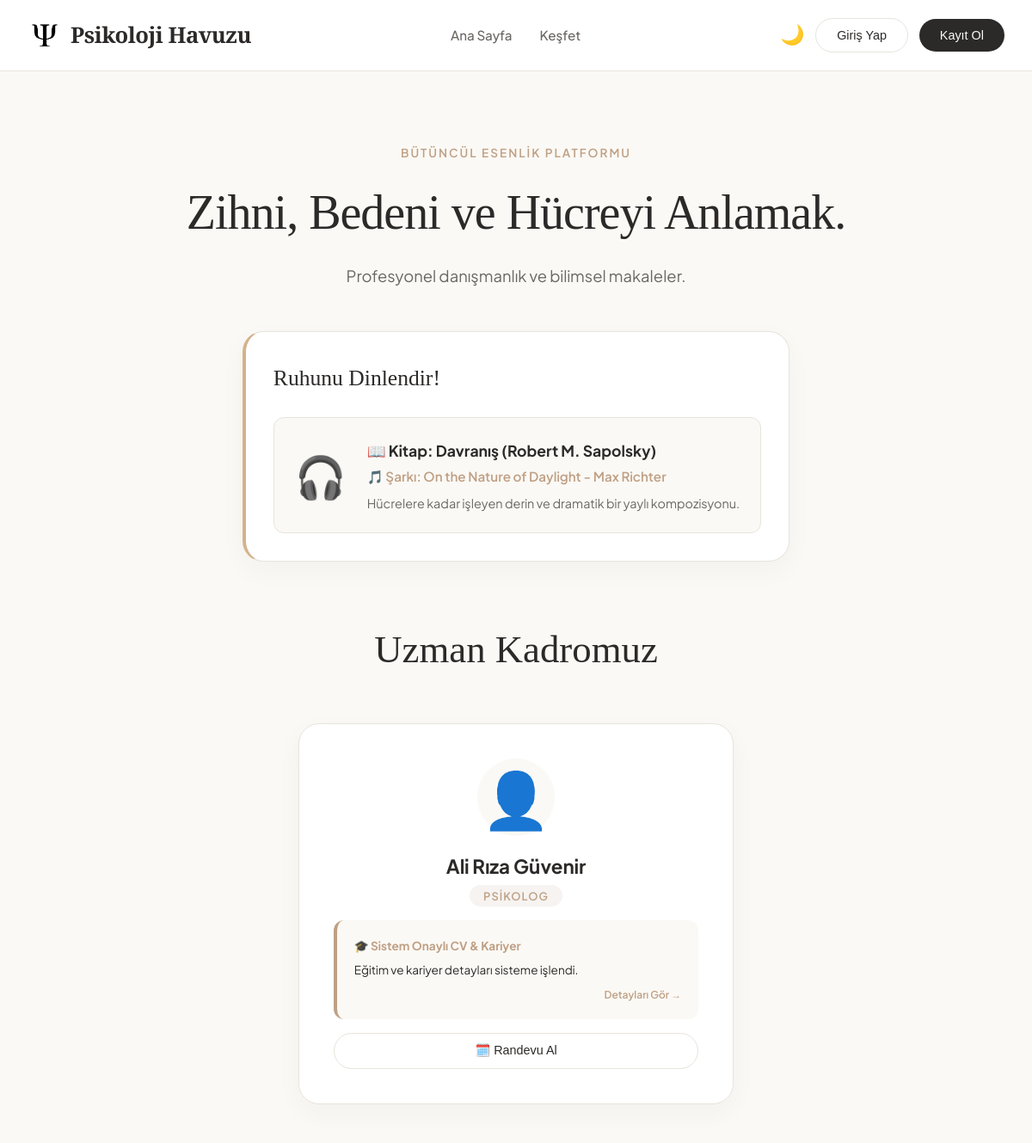
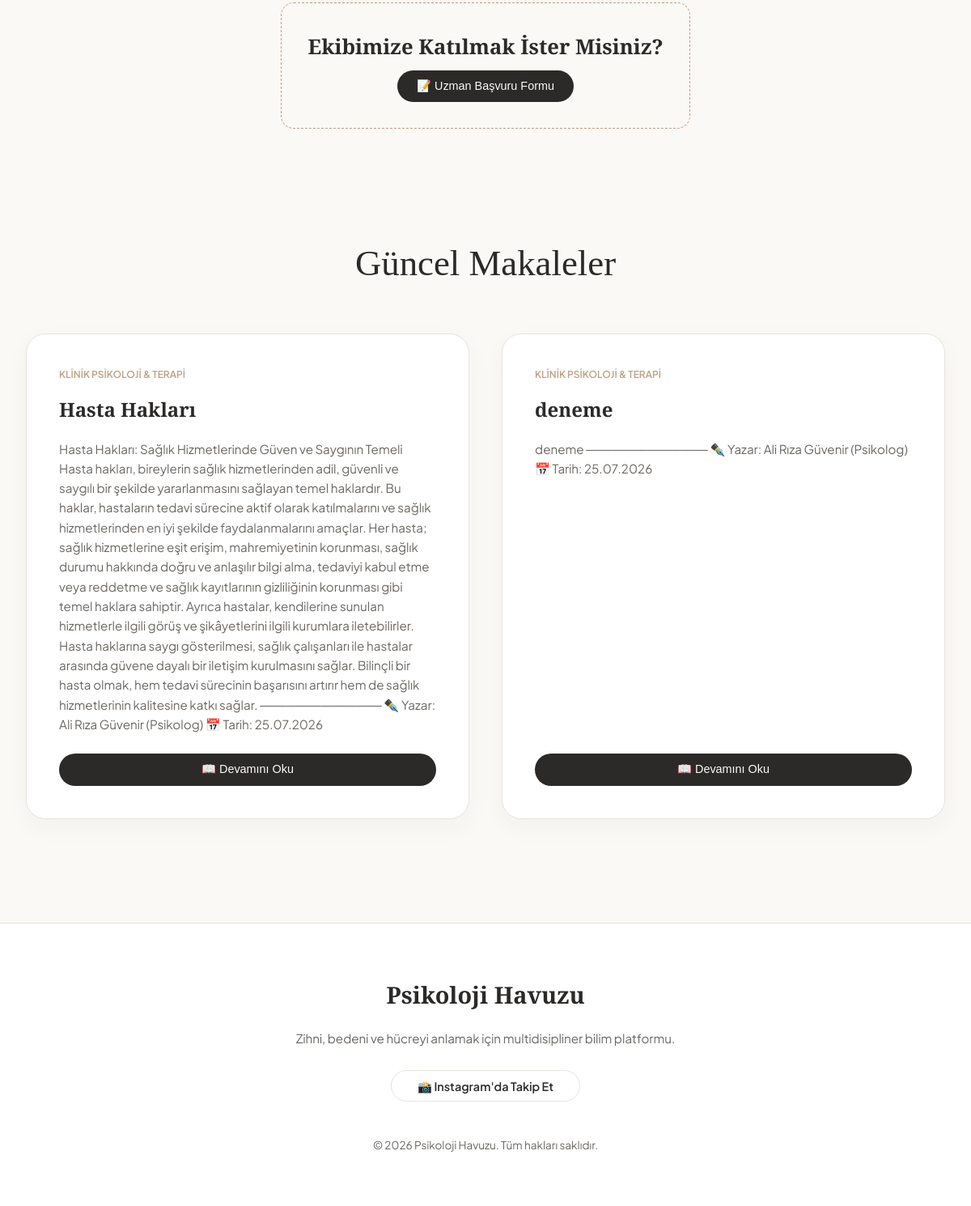
The page / on the database its author committed (2 pictures, top to bottom).
### tables this page shows
CREATE TABLE admins (
        id INTEGER PRIMARY KEY AUTOINCREMENT,
        username TEXT UNIQUE NOT NULL,
        password TEXT NOT NULL,
        role TEXT NOT NULL,
        name TEXT NOT NULL,
        email TEXT,
        cv TEXT,
        photo TEXT,
        status TEXT
    );

CREATE TABLE posts (
        id INTEGER PRIMARY KEY AUTOINCREMENT,
        title TEXT,
        content TEXT,
        category TEXT,
        author TEXT,
        likes INTEGER
    );

### app.py (the view)
@app.route('/')
def anasayfa():
    conn = get_db_connection()
    selected_discipline = request.args.get('discipline')
    if selected_discipline:
        posts = conn.execute('SELECT * FROM posts WHERE category = ? ORDER BY id DESC', (selected_discipline,)).fetchall()
    else:
        posts = conn.execute('SELECT * FROM posts ORDER BY id DESC').fetchall()
    experts = conn.execute('SELECT * FROM admins WHERE username != "yonetici" AND status="Onaylı"').fetchall()
    settings = conn.execute('SELECT * FROM site_settings WHERE id = 1').fetchone()
    community_chats = conn.execute('SELECT * FROM community_chats ORDER BY id DESC LIMIT 20').fetchall()
    expert_chats = conn.execute('SELECT * FROM expert_chats ORDER BY id DESC LIMIT 20').fetchall()
    appointments = conn.execute('SELECT * FROM appointments ORDER BY id DESC').fetchall()
    diaries = []
    daily_quote = random.choice(MOTIVATIONAL_QUOTES)
    bugunun_tarihi_str = datetime.date.today().strftime('%Y%m%d')
    gunluk_secici = random.Random(bugunun_tarihi_str)
    secilen_kitap = gunluk_secici.choice(BOOKS)
    secilen_sarki = gunluk_secici.choice(SONGS)
    recommendation = {
        "book": secilen_kitap["book"],
        "book_author": secilen_kitap["book_author"],
        "song": secilen_sarki["song"],
        "song_desc": secilen_sarki["song_desc"]
    }
    is_member = session.get('is_member', False)
    session_user = session.get('user')
    session_name = session.get('name')
    session_role = session.get('role')
    if is_member and session_user:
        diaries = conn.execute('SELECT * FROM diaries WHERE username = ? ORDER BY id DESC', (session_user,)).fetchall()
    conn.close()
    return render_template('psikoloji_havuzu.html',
                           posts=posts,
                           experts=experts,
                           community_chats=community_chats,
                           expert_chats=expert_chats,
                           appointments=appointments,
                           diaries=diaries,
                           settings=settings,
                           session_user=session_user,
                           session_role=session_role,
                           session_name=session_name,
                           is_member=is_member,
                           daily_quote=daily_quote,
                           recommendation=recommendation,
                           disciplines=ACADEMIC_DISCIPLINES,
                           selected_discipline=selected_discipline)

### database.py (called while the page is built)
def get_db_connection():
    conn = sqlite3.connect('psikoloji_havuzu.db')
    conn.row_factory = sqlite3.Row
    return conn

### templates/psikoloji_havuzu.html (shortened to what this page needs)
<!DOCTYPE html>
<html lang="tr">
<head>
    <link rel="stylesheet" href="{{ url_for('static', filename='style.css') }}">
</head>
<body>
    {% include 'components/header.html' %}
    <section class="hero">
        <span style="color: var(--accent-warm); font-weight: 600; text-transform: uppercase; font-size: 0.85rem; letter-spacing: 2px;">Bütüncül Esenlik Platformu</span>
        <h1>{{ settings.hero_title if settings and settings.hero_title else 'Zihni, Bedeni ve Hücreyi Anlamak.' }}</h1>
        <p>{{ settings.hero_subtitle if settings and settings.hero_subtitle else 'Profesyonel danışmanlık ve bilimsel makaleler.' }}</p>
    </section>
    <div id="icerik-alani" style="display: flex; flex-direction: column;">
        <section class="blog-section" style="order: 0; padding-bottom: 1rem; max-width: 900px; margin: 0 auto 3rem auto;">
            <div class="dashboard-card" style="border-left: 4px solid var(--accent-gold); padding: 2rem;">
                <h3 style="font-family: var(--font-serif); font-size: 1.6rem; margin-bottom: 0.5rem;">Ruhunu Dinlendir! </h3>
                <div style="background: var(--bg-base); padding: 1.5rem; border-radius: 12px; display: flex; align-items: center; gap: 1.5rem; border: 1px solid var(--border-light); margin-top: 1rem;">
                    <div style="font-size: 3rem;">🎧</div>
                    <div>
                        <strong style="font-size: 1.1rem; color: var(--text-primary); display: block;">📖 Kitap: {{ recommendation.book }} ({{ recommendation.book_author }})</strong>
                        <span style="color: var(--accent-warm); font-weight: 600; font-size: 0.95rem;">🎵 Şarkı: {{ recommendation.song }}</span>
                        <p style="margin-top: 0.5rem; font-size: 0.9rem; color: var(--text-muted); line-height: 1.4;">{{ recommendation.song_desc }}</p>
                    </div>
                </div>
            </div>
        </section>
        <section class="blog-section" style="order: 1; padding-bottom: 2rem;">
            <div class="section-header"><h2>Uzman Kadromuz</h2></div>
            <div class="blog-grid">
                {% for expert in experts %}
                    <div class="expert-card" onclick="openExpertDetailModal('{{ expert.name }}', '{{ expert.role }}', '{{ expert.email }}', '{{ expert.cv }}', '{{ expert.photo }}')" style="cursor: pointer; transition: transform 0.2s ease, box-shadow 0.2s ease;" onmouseover="this.style.transform='translateY(-4px)'" onmouseout="this.style.transform='translateY(0)'">
                        <div>
                            <div class="expert-photo">{{ expert.photo }}</div>
                            <h3 style="text-align: center; font-size: 1.4rem;">{{ expert.name }}</h3>
                            <div style="text-align: center; margin-bottom: 1rem;"><span class="role-badge">{{ expert.role }}</span></div>
                            <div style="font-size: 0.85rem; color: var(--text-primary); background: var(--bg-base); padding: 1.2rem; border-radius: 12px; border-left: 4px solid var(--accent-warm); margin-bottom: 1rem; line-height: 1.6; max-height: 120px; overflow: hidden; position: relative;">
                                <strong style="display: block; margin-bottom: 0.4rem; color: var(--accent-warm);">🎓 Sistem Onaylı CV & Kariyer</strong>
                                {{ expert.cv if expert.cv else 'Akademik geçmiş ve kariyer detayları sisteme yükleniyor...' }}
                                <div style="font-size: 0.75rem; color: var(--accent-warm); margin-top: 0.5rem; font-weight: 600; text-align: right;">Detayları Gör →</div>
                            </div>
                        </div>
                        <button class="btn-outline" style="width: 100%; margin-top: auto;" onclick="event.stopPropagation(); openAppointmentModal('{{ expert.username }}')">🗓️ Randevu Al</button>
                    </div>
                {% endfor %}
            </div>
            <div style="text-align: center; margin-top: 3rem; padding: 2rem; background: var(--bg-base); border-radius: 16px; border: 1px dashed var(--accent-warm);">
                <h4 style="font-family: var(--font-serif); font-size: 1.6rem; margin-bottom: 0.5rem;">Ekibimize Katılmak İster Misiniz?</h4>
                <button class="btn-follow" onclick="openModal('applyExpertModal')">📝 Uzman Başvuru Formu</button>
            </div>
        </section>
        <section class="blog-section" style="order: 2;">
            <div class="section-header"><h2>Güncel Makaleler</h2></div>
            <div class="blog-grid">
                {% for post in posts %}
                    <article class="blog-card">
                        <div style="flex-grow: 1;">
                            <div style="font-size: 0.75rem; text-transform: uppercase; color: var(--accent-warm); font-weight: 600; margin-bottom: 0.8rem;">{{ post.category }}</div>
                            <h3 style="font-family: var(--font-serif); font-size: 1.5rem; margin-bottom: 1rem;">{{ post.title }}</h3>
                            <p class="text-clamp" style="color: var(--text-muted); font-size: 0.95rem; line-height: 1.6;">{{ post.content }}</p>
                        </div>
                        <div style="margin-top: 1.5rem; display: flex; gap: 0.5rem; align-items: center;">
                            <button class="btn-follow" style="flex: 1;" onclick="openArticleModal({{ post.id }})">📖 Devamını Oku</button>
                        </div>
                    </article>
                {% endfor %}
            </div>
        </section>
    </div>
    {% include 'components/footer.html' %}
</body>
</html>

### templates/components/header.html
<header>
    <div class="nav-container">
        <a href="/" style="display: flex; align-items: center; gap: 10px; text-decoration: none; color: var(--text-primary);">
            <img src="{{ url_for('static', filename='images.png') }}" alt="Psikoloji Havuzu Logo" style="width: 40px; height: 40px; object-fit: contain; mix-blend-mode: multiply; filter: contrast(120%);">
            <span style="font-family: var(--font-serif); font-size: 1.6rem; font-weight: 700; letter-spacing: -0.5px;">Psikoloji Havuzu</span>
        </a>
        <ul class="nav-links">
            <li><a href="/">Ana Sayfa</a></li>
            <li><a href="#icerik-alani">Keşfet</a></li>
        </ul>
        <div style="display: flex; align-items: center; gap: 0.8rem;">
            <button onclick="toggleDarkMode()" style="background:transparent; border:none; font-size:1.4rem; cursor:pointer;" id="themeToggle">🌙</button>
            {% if session_user %}
                <span style="font-size: 0.85rem; font-weight: 600;">{{ session_name }}</span>
                <a href="/logout" class="btn-follow" style="background: #c94a4a; padding: 0.4rem 1rem; font-size: 0.8rem;">Çıkış</a>
            {% else %}
                <button class="btn-outline" onclick="openModal('adminModal')">Giriş Yap</button>
                <button class="btn-follow" onclick="openModal('registerModal')">Kayıt Ol</button>
            {% endif %}
        </div>
    </div>
</header>

### templates/components/footer.html
<footer style="background: var(--bg-card); border-top: 1px solid var(--border-light); padding: 4rem 2rem; text-align: center; margin-top: 2rem;">
    <div style="max-width: 600px; margin: 0 auto;">
        <h4 style="font-family: var(--font-serif); font-size: 1.8rem; margin-bottom: 1rem;">Psikoloji Havuzu</h4>
        <p style="color: var(--text-muted); font-size: 0.95rem; margin-bottom: 2rem;">Zihni, bedeni ve hücreyi anlamak için multidisipliner bilim platformu.</p>
        <a href="https://instagram.com/" target="_blank" class="btn-outline" style="text-decoration: none; padding: 0.6rem 2rem; border-radius: 50px; font-weight: 600;">📸 Instagram'da Takip Et</a>
        <div style="margin-top: 3rem; font-size: 0.85rem; color: var(--text-muted);">
            &copy; 2026 Psikoloji Havuzu. Tüm hakları saklıdır.
        </div>
    </div>
</footer>

### static/style.css (style rules this page uses)
:root { --bg-base: #F7F5F0; --bg-card: #FFFFFF; --text-primary: #2C2A29; --text-muted: #6B6763; --accent-warm: #A38A73; --accent-gold: #D4B28C; --border-light: #E8E4DD; --font-serif: 'Cormorant Garamond', serif; --font-sans: 'Plus Jakarta Sans', sans-serif; --shadow-soft: 0 10px 30px rgba(44, 42, 41, 0.04); --shadow-hover: 0 20px 40px rgba(44, 42, 41, 0.08); }
*, *::before, *::after { box-sizing: border-box; margin: 0; padding: 0; }
body { background-color: var(--bg-base); color: var(--text-primary); font-family: var(--font-sans); line-height: 1.7; transition: background 0.4s ease, color 0.4s ease; }
header { background: var(--bg-card); border-bottom: 1px solid var(--border-light); position: sticky; top: 0; z-index: 100; backdrop-filter: blur(10px); }
.nav-container { max-width: 1300px; margin: 0 auto; padding: 1.2rem 2rem; display: flex; justify-content: space-between; align-items: center; }
.nav-links { list-style: none; display: flex; gap: 2rem; }
.nav-links a { text-decoration: none; color: var(--text-muted); font-weight: 500; font-size: 0.95rem; transition: color 0.2s; }
.hero { max-width: 900px; margin: 5rem auto 3rem auto; text-align: center; padding: 0 1.5rem; }
.hero h1 { font-family: var(--font-serif); font-size: 3.5rem; font-weight: 400; line-height: 1.2; margin: 1.5rem 0; letter-spacing: -1px; }
.hero p { font-size: 1.15rem; color: var(--text-muted); max-width: 600px; margin: 0 auto; }
.btn-follow { background: var(--text-primary); color: var(--bg-base); border: none; padding: 0.7rem 1.5rem; border-radius: 50px; font-weight: 500; cursor: pointer; transition: all 0.3s ease; font-size: 0.9rem; }
.btn-outline { background: transparent; color: var(--text-primary); border: 1px solid var(--border-light); padding: 0.7rem 1.5rem; border-radius: 50px; font-weight: 500; cursor: pointer; transition: all 0.3s ease; font-size: 0.9rem; }
.dashboard-card { background: var(--bg-card); border: 1px solid var(--border-light); border-radius: 24px; padding: 2.5rem; box-shadow: var(--shadow-soft); display: flex; flex-direction: column; transition: transform 0.3s ease, box-shadow 0.3s ease; }
.dashboard-card h3 { font-family: var(--font-serif); font-size: 1.8rem; margin-bottom: 1.5rem; font-weight: 500; }
.blog-section { max-width: 1300px; margin: 0 auto 6rem auto; padding: 0 2rem; }
.section-header { margin-bottom: 3rem; text-align: center; }
.section-header h2 { font-family: var(--font-serif); font-size: 2.8rem; font-weight: 400; }
.blog-grid { display: grid; grid-template-columns: repeat(auto-fit, minmax(380px, 1fr)); gap: 2.5rem; }
.blog-card, .expert-card { background: var(--bg-card); border: 1px solid var(--border-light); border-radius: 24px; padding: 2.5rem; box-shadow: var(--shadow-soft); display: flex; flex-direction: column; justify-content: space-between; transition: all 0.3s ease; }
.expert-photo { font-size: 4rem; text-align: center; margin-bottom: 1rem; background: var(--bg-base); width: 90px; height: 90px; line-height: 90px; border-radius: 50%; margin-left: auto; margin-right: auto; }
.role-badge { background: rgba(163, 138, 115, 0.1); color: var(--accent-warm); padding: 0.3rem 1rem; border-radius: 50px; font-size: 0.8rem; font-weight: 600; text-transform: uppercase; letter-spacing: 1px; }

### rows shown on the page
admins: photo "👤", name "Ali Rıza Güvenir", role "PSIKOLOG", cv "Eğitim ve kariyer detayları sisteme işlendi."
posts: category "KLINIK PSIKOLOJI & TERAPI", title "Hasta Hakları", content "Hasta Hakları: Sağlık Hizmetlerinde Güven ve Saygının Temeli Hasta hakları, bireylerin sağlık hizmetlerinden adil, güvenli ve saygılı bir şekilde yararlanmasını sağlayan temel haklardır. Bu haklar, hastaların tedavi sürecine aktif olarak katılmalarını ve sağlık hizmetlerinden en iyi şekilde faydalanmalarını amaçlar. Her hasta; sağlık hizmetlerine eşit erişim, mahremiyetinin korunması, sağlık durumu hakkında doğru ve anlaşılır bilgi alma, tedaviyi kabul etme veya reddetme ve sağlık kayıtlarının gizliliğinin korunması gibi temel haklara sahiptir. Ayrıca hastalar, kendilerine sunulan hizmetlerle ilgili görüş ve şikâyetlerini ilgili kurumlara iletebilirler. Hasta haklarına saygı gösterilmesi,…"
posts: category "KLINIK PSIKOLOJI & TERAPI", title "deneme", content "deneme ────────────── ✒️ Yazar: Ali Rıza Güvenir (Psikolog) 📅 Tarih: 25.07.2026"

### other values the page prints
{{ recommendation.book }} "Davranış"
{{ recommendation.book_author }} "Robert M. Sapolsky"
{{ recommendation.song }} "On the Nature of Daylight - Max Richter"
{{ recommendation.song_desc }} "Hücrelere kadar işleyen derin ve dramatik bir yaylı kompozisyonu."
